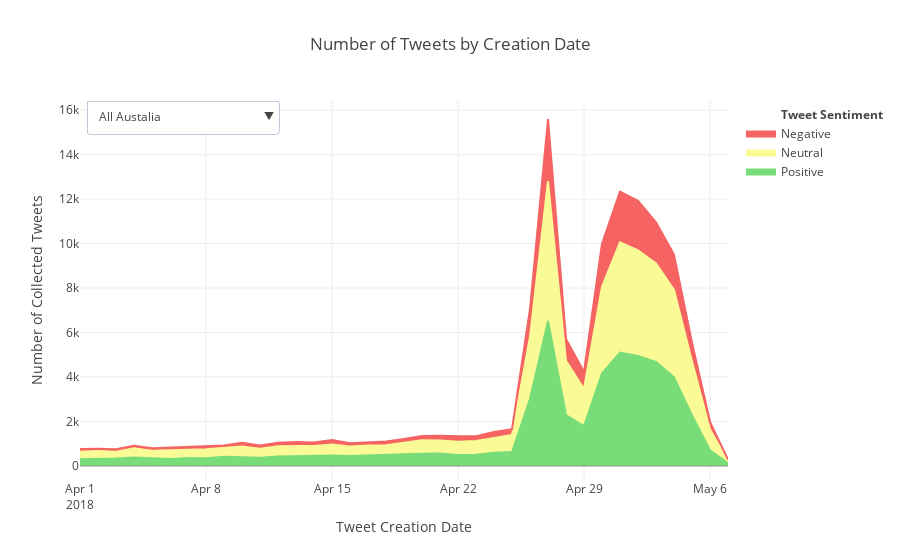

Write notebook code for a chart like this one.
### Markdown cell above
## Header

### Code cell
plot_area_chart(transform_df(data_df), graph_title = 'Number of Tweets by Creation Date')
